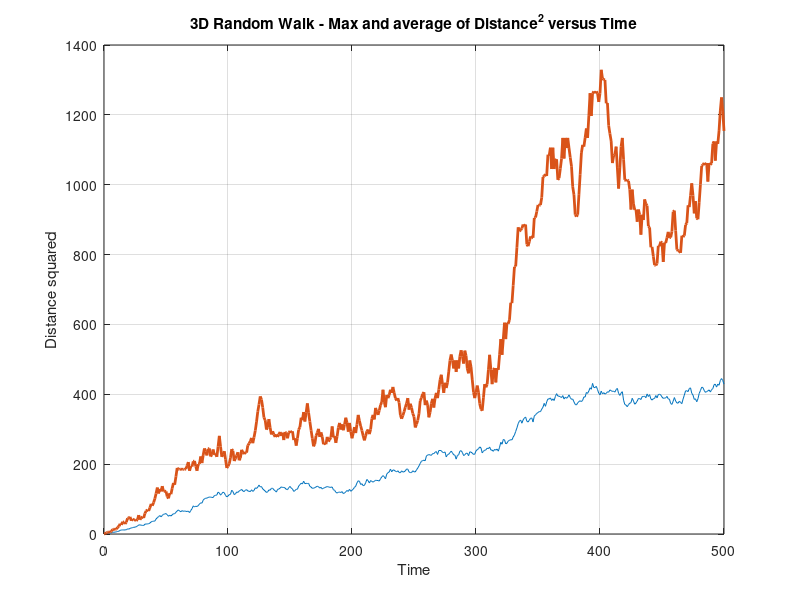

The MATLAB source for this figure:
function random_walk_3d_simulation ( step_num, walk_num )

%*****************************************************************************80
%
%% RANDOM_WALK_3D_SIMULATION simulates a random walk in 3D.
%
%  Discussion:
%
%    The expectation should be that, the average distance squared D^2 
%    is equal to the time, or number of steps N.
%
%    Or, equivalently
%
%      average ( D ) = sqrt ( N )
%
%    The program makes a plot of both the average and the maximum values
%    of D^2 versus time.  The maximum value grows much more quickly,
%    and that curve is much more jagged.
%
%  Licensing:
%
%    This code is distributed under the GNU LGPL license.
%
%  Modified:
%
%    07 February 2014
%
%  Author:
%
%    John Burkardt
%
%  Parameters:
%
%    Input, integer STEP_NUM, the number of steps to take in one test.
%
%    Input, integer WALK_NUM, the number of times to repeat the walk.
%
  if ( nargin < 1 )
    step_num = 500;
    fprintf ( 1, '\n' );
    fprintf ( 1, '  STEP_NUM not supplied, using default value %d\n', step_num );
  end

  if ( nargin < 2 )
    walk_num = 10;
    fprintf ( 1, '\n' );
    fprintf ( 1, '  WALK_NUM not supplied, using default value %d\n', walk_num );
  end
%
%  Set up arrays for plotting.
%
  time = 0 : step_num;
  d2_ave = zeros(step_num+1,1);
  d2_max = zeros(step_num+1,1);
%
%  Take the walk WALK_NUM times.
%
  for walk = 1 : walk_num

    x = zeros(step_num+1,1);
    y = zeros(step_num+1,1);
    z = zeros(step_num+1,1);
  
   for step = 2 : step_num + 1
%
%  We are currently at ( X(STEP-1), Y(STEP-1), Z(STEP-1) ).
%  Consider the six possible destinations.
%
      destination = [ x(step-1) + 1.0, y(step-1),       z(step-1); ...
                      x(step-1) - 1.0, y(step-1),       z(step-1); ...
                      x(step-1),       y(step-1) + 1.0, z(step-1); ...
                      x(step-1),       y(step-1) - 1.0, z(step-1); ...
                      x(step-1),       y(step-1),       z(step-1) + 1.0; ...
                      x(step-1),       y(step-1),       z(step-1) - 1.0 ];
%
%  Choose a destination.
%
      k = ceil ( 6.0 * rand ( 1, 1 ) );
%
%  Move there.
%
      x(step) = destination(k,1);
      y(step) = destination(k,2);
      z(step) = destination(k,3);
%
%  Update the sum of every particle's distance at step J.
%
      d2 = x(step)^2 + y(step)^2 + z(step)^2;
      d2_ave(step) = d2_ave(step) + d2;
      d2_max(step) = max ( d2_max(step), d2 );
 
   end

  end
%
%  Average the squared distance at each step over all walks.
%
  d2_ave(:,1) = d2_ave(:,1) / walk_num;
%
%  Make a plot.
%
  plot ( time, d2_ave, time, d2_max, 'LineWidth', 2 );

  xlabel ( 'Time' )
  ylabel ( 'Distance squared' )
  title ( '3D Random Walk - Max and average of Distance^2 versus Time' )
  grid on

  filename = sprintf ( 'walk_%d_steps_%d.png', walk_num, step_num );
  print ( '-dpng', filename );
  fprintf ( 1, '\n' );
  fprintf ( 1, '  Plot saved in file "%s"\n', filename );

  return
end
